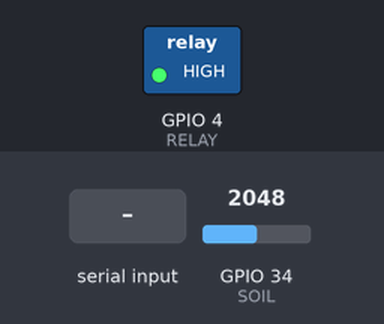
Bench run of a sketch on a simulated ESP32. Shown: switched loads named in the sketch (green lamp = pin HIGH). The inputs (shaded band) are chosen by the test bench; at power-on: GPIO 34 (SOIL) = 2048. What the sketch prints to the serial monitor is not drawn.

Above: at 1.2 s.
1.3 s: "SPRAY\n" received over Serial
At 1.9 s:
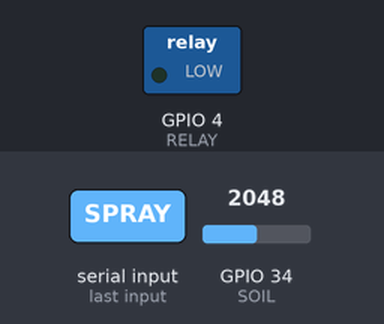
Timing chart, 0 to 4.8 s (numbered marks = the images above; inputs shaded):
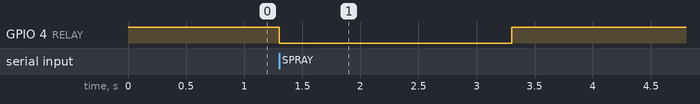

The sketch:

sketch.ino
```cpp
// ESP32-CAM simple spray controller
#define RELAY 4
#define SOIL 34

void setup() {
  Serial.begin(115200);
  pinMode(RELAY, OUTPUT);
  digitalWrite(RELAY, HIGH); // HIGH = off (active-low relay)
}

void spray(int ms) {
  digitalWrite(RELAY, LOW);
  delay(ms);
  digitalWrite(RELAY, HIGH);
}

void loop() {
  int soil = analogRead(SOIL);
  // Backend (or serial) sends "SPRAY" to trigger
  if (Serial.available()) {
    String cmd = Serial.readStringUntil('\n');
    cmd.trim();
    if (cmd == "SPRAY") {
      spray(2000);
      Serial.println("SPRAYED");
    }
  }
  delay(100);
}
```

Measured:
- after the input at 1.3 s, GPIO 4 (RELAY): HIGH → LOW at once, → HIGH 2.0 s later
